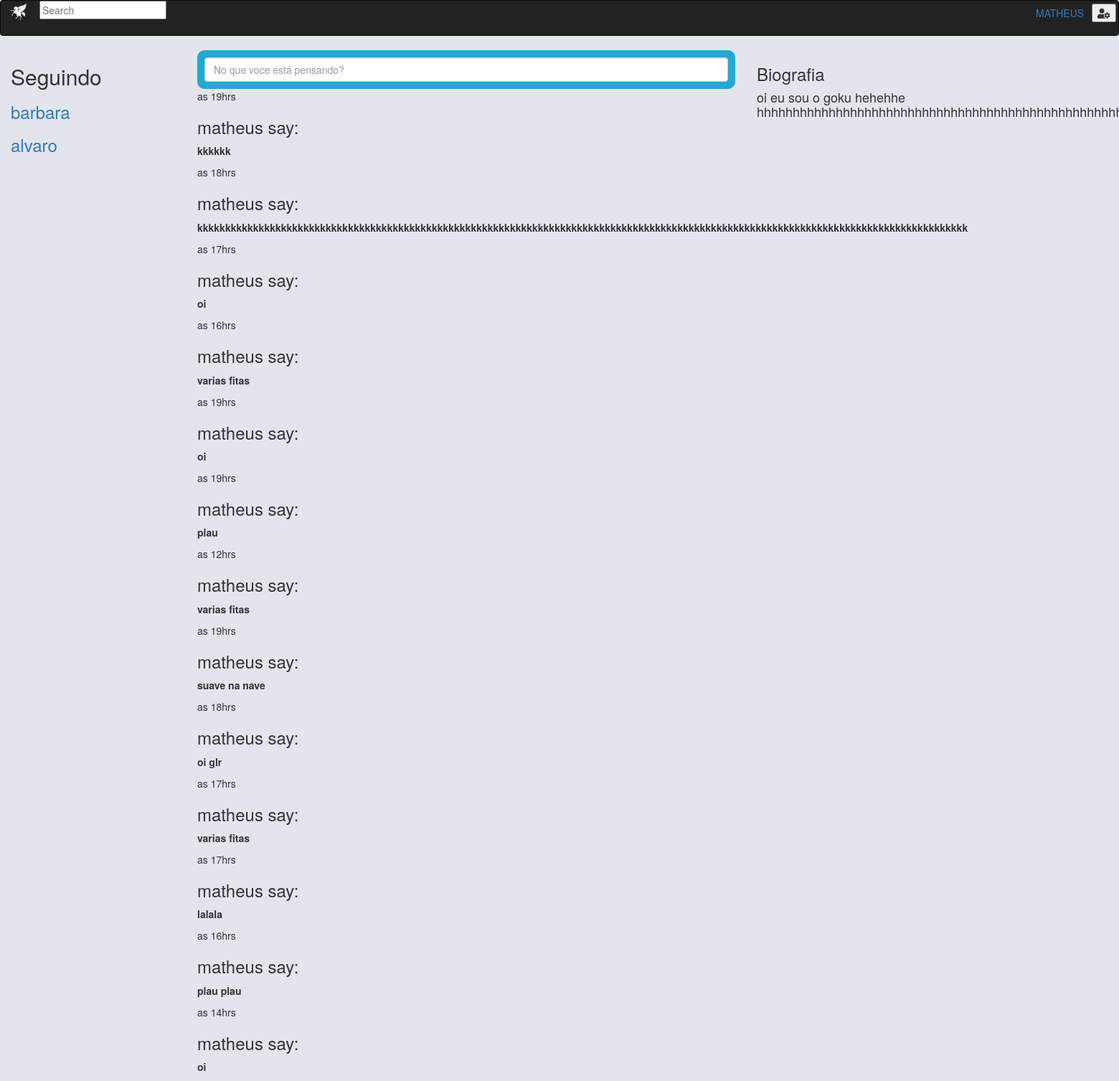
Page /dashboard/profile/1/ (signed in) on the committed database.
### twistter/models.py (models this page shows, shortened)
class PostText(models.Model):
    user = models.ForeignKey(User, on_delete=models.CASCADE, related_name='posts')
    text = models.TextField()
    time = models.DateTimeField(auto_now_add=True)
    class Meta:
        ordering = ['-time']

class Profile(models.Model):
    friends = models.ManyToManyField(User, related_name='friends')
    user = models.OneToOneField(User, on_delete=models.CASCADE, related_name='profile')
    biografia = models.TextField(blank=True, null=True)

### twistter/views.py (the view)
# urls.py: path('dashboard/profile/<int:pk>/',Profile.as_view(), name='profile'),
class Profile(LoginRequiredMixin, DetailView):
    template_name = 'profile.html'
    model = User

### twistter/templates/profile.html (shortened to what this page needs)
{% extends "base_dashboard.html" %}
{% block content-left %}
    <h2>Seguindo</h2>
        {% for friend in object.profile.friends.all %}
            {% if friend != user %}
                <h3>
                    <a href="{% url 'profile' friend.pk %}">
                        {% firstof friend.get_full_name friend.username %}
                    </a>
                </h3>
            {% else %}
                <h3>
                    <a href="{% url 'dashboard' %}">
                        {% firstof friend.get_full_name friend.username %}
                    </a>
                </h3>
            {% endif %}
        {% endfor %}
{% endblock  %}
{% block content-middle %}
    <div id="form-post">
                <form action="{% url 'post_create' %}" method="post">
                    <div id="pergunta">
                        <input type="text" class="form-control" id="id_text" name="text" placeholder="No que voce está pensando?" maxlength="500" required>
                    </div>
                </form>
            </div>
                {% for post in object.posts.all %}
                    <div id="posts" class="">
                        <p>as {{ post.time.hour }}hrs</p>
                        <h3>{{ post.user }} say:</h3>
                        <div id="post-text">
                            <p><strong>{{ post.text }}</strong></p>
                        </div>
                    </div>
                {% endfor %}
{% endblock  %}
{% block content-right %}
    <div id="biografia">
        <h3>Biografia</h3>
        <div id="biografia-text">
            {% if object.profile.biografia != null %}
                <h4>{{ object.profile.biografia }}</h4>
            {% endif %}
        </div>
    </div>
{% endblock  %}

### twistter/templates/base_dashboard.html (shortened to what this page needs)
<!DOCTYPE html>
{% load static %}
<html lang="pt-br">
<head>
  <link rel="stylesheet" href="https://maxcdn.bootstrapcdn.com/bootstrap/3.3.7/css/bootstrap.min.css">
  <link rel="stylesheet" href="{% static 'style.css' %}">
  <link rel="stylesheet" href="https://use.fontawesome.com/releases/v5.5.0/css/all.css">
</head>
<body data-spy="scroll" data-target=".navbar" data-offset="50">
    <div id="body-dashboard">
        <nav class="navbar navbar-inverse" data-spy="affix" data-offset-top="197">
            <a href="{% url 'dashboard' %}">
                <img src="{% static '//meteoro.png' %}" alt="">
            </a>
            <div id="menu-dashboard" class="">
                <ul>
                    <li><a href="{% url 'dashboard' %}">{{ user.username }}</a></li>
                    <li><div class="dropdown">
                        <button id="dLabel" type="button" data-toggle="dropdown" aria-haspopup="true" aria-expanded="false">
                            <i class="fas fa-user-cog"></i>
                        </button>
                    </div>
                    </li>
                </ul>
            </div>
            <input type="text" class="" placeholder="Search">
        </nav>
        <div class="col-xs-2" id="dashboard-left">
            {% block content-left %}{% endblock %}
        </div>
        <div class="col-xs-6" id="dashboard-middle">
            {% block content-middle %}{% endblock %}
        </div>
        <div class="col-xs-3" id="dashboard-right">
            {% block content-right %}{% endblock %}
        </div>
    </div>
</body>
</html>

### instagram/static/style.css (style rules this page uses)
body { background-color: rgb(226, 229, 236); }
#form-post { background-color: rgb(35, 167, 211); margin: 0rem 0rem 0rem 0rem; padding: 1rem 1rem 1rem 1rem; border-radius: 1rem; }
#menu-dashboard { display: block; }
#menu-dashboard ul { list-style: none; text-transform: uppercase; top: 1rem; }
#menu-dashboard li { display: inline-block; padding: 3.5px; margin: 0rem; transition: 1s; }
#menu-dashboard { float: right; }

### rows in the picture
PostText: time.hour "19", user "matheus", text "kkkkkk"
PostText: time.hour "18", user "matheus", text "kkkkkkkkkkkkkkkkkkkkkkkkkkkkkkkkkkkkkkkkkkkkkkkkkkkkkkkkkkkkkkkkkkkkkkkkkkkkkkkkkkkkkkkkkkkkkkkkkkkkkkkkkkkkkkkkkkkkkkkkkkkkkkkkkkkkkkkkkk"
PostText: time.hour "17", user "matheus", text "oi"
PostText: time.hour "16", user "matheus", text "varias fitas"
PostText: time.hour "19", user "matheus", text "oi"
PostText: time.hour "19", user "matheus", text "plau"
PostText: time.hour "12", user "matheus", text "varias fitas"
PostText: time.hour "19", user "matheus", text "suave na nave"
PostText: time.hour "18", user "matheus", text "oi glr"
PostText: time.hour "17", user "matheus", text "varias fitas"
PostText: time.hour "17", user "matheus", text "lalala"
PostText: time.hour "16", user "matheus", text "plau plau"
PostText: time.hour "14", user "matheus", text "oi"

### other values in the picture
{{ user.username }} "MATHEUS"
{{ object.profile.biografia }} "oi eu sou o goku hehehhe…"
